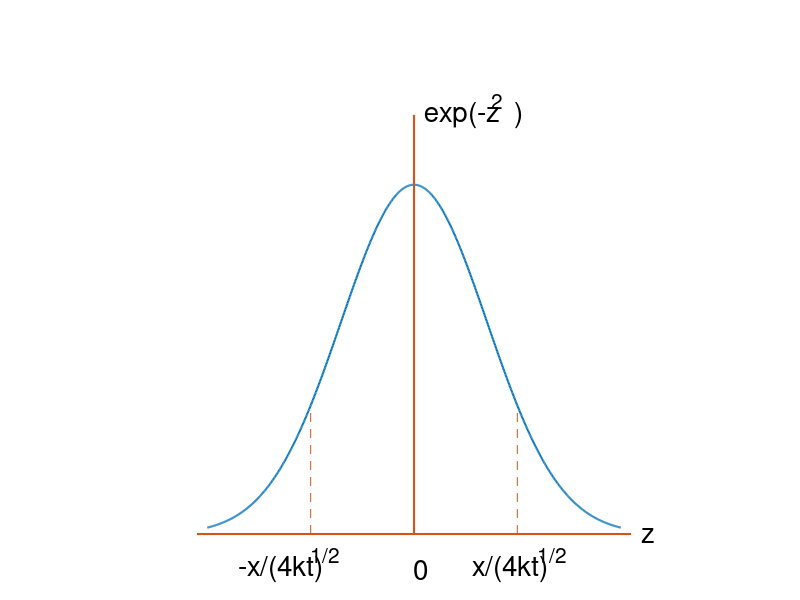

MATLAB code for this plot:
x=(-2:1/200:2);
y=exp(-x.*x);
plot(x,y,'linewidth',1.5)
axis off
hold on

q=[-1 -1];
r=[0 .36];
line(q,r,'linestyle','--')

q=[1 1];
r=[0 .36];
line(q,r,'linestyle','--')

q=[0 0];
r=[0 1.2];
line(q,r,'linewidth',1.5)

q=[-2.1 2.1];
r=[0 0];
line(q,r,'linewidth',1.5)

text(-1.7,-0.1,'-x/(4kt)','fontsize',20)
text(-1,-0.06,'1/2','fontsize',15)

text(0.5,-0.1,' x/(4kt)','fontsize',20)
text(1.2,-0.06,'1/2','fontsize',15)

text(0.1,1.2,'exp(-z  )','fontsize',20)
text(0.6,1.24,'   2','fontsize',15)

text(2.2,0,'z','fontsize',20)
text(0,-.1,'0','fontsize',20)

hold off
